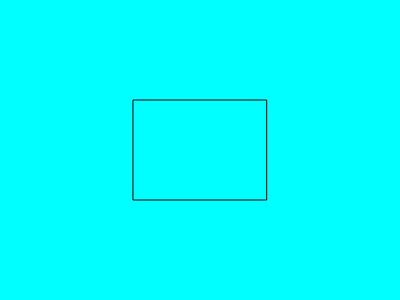
Frame 1 (no input)
Frame 60 (no input): identical to frame 1, image omitted
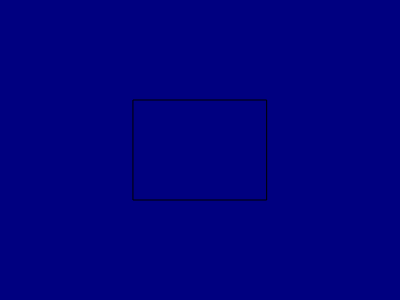
Frame 120 (the mouse pressed at the canvas centre since frame 60)

The p5.js sketch that drew these frames (run headless with seeded random() and noise() and a simulated clock; from frame 60 on, the mouse is pressed at the canvas centre):

// p5.js sketch
// ── sketch.js
// https://editor.p5js.org/jht1493/sketches/akS3a9N6d
// 5.0 array of colors names

let acolors = [
  "aqua",
  "blue",
  "fuchsia",
  "green",
  "lime",
  "maroon",
  "navy",
  "olive",
  "purple",
  "red",
  "silver",
  "teal",
  "yellow",
];

let bColorIndex = 0;
let sColorIndex = 1;
let ax, ay, aw, ah;

function setup() {
  createCanvas(400, 300);
  ax = width / 3;
  ay = height / 3;
  aw = ax;
  ah = ay;
}

function draw() {
  let n = acolors.length;
  bColorIndex = round((n - 1)* (mouseX / width)) % n;
  let bcolr = acolors[bColorIndex];
  background(bcolr);

  sColorIndex = round((n - 1)* (mouseY / height)) % n;
  let scolr = acolors[sColorIndex];
  fill(scolr);
  rect(ax, ay, aw, ah);
}

// aqua,  blue, fuchsia, green, lime, maroon,
// navy, olive, purple, red, silver, teal, yellow

// https://editor.p5js.org/jht1493/sketches/vhPVm8WCWX
// color array
